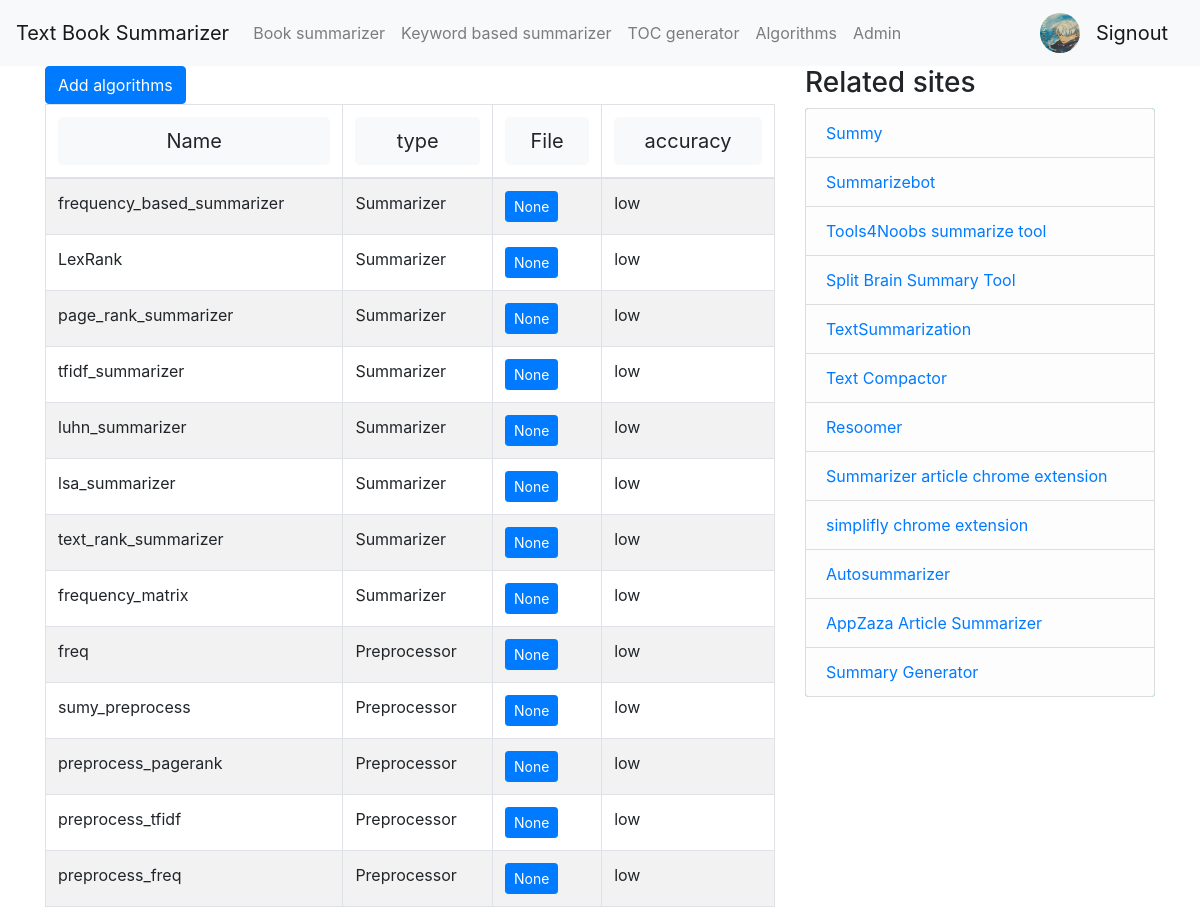
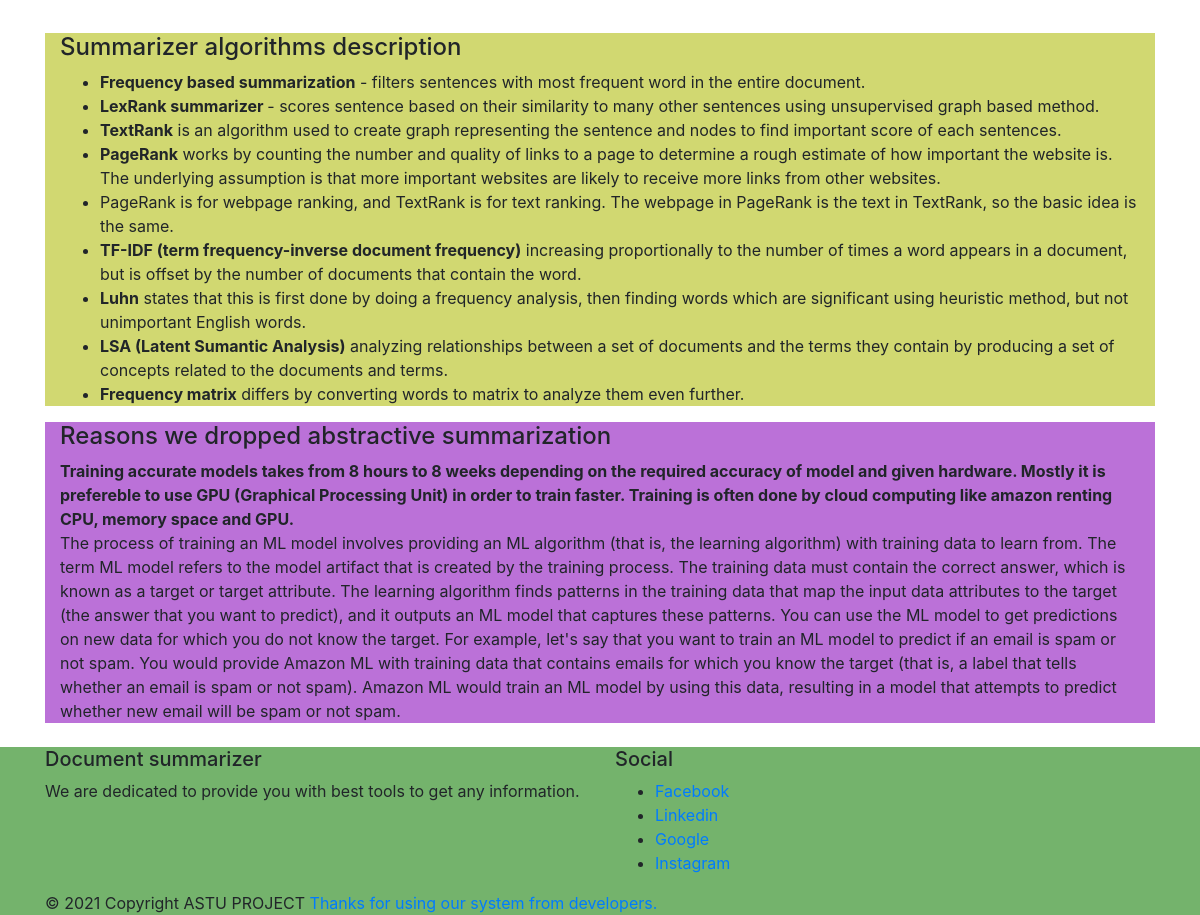
Page /show_model/ (signed in) on the committed database (2 pictures, top to bottom).
### User/models.py (models this page shows, shortened)
class User_profile(models.Model):
    acc_type_choices=(
        ('Sta','Standard'),
        ('Pro','Professional'),
        ('Dev','Developer'),
        ('Adm','Admin')
    )
    user=models.OneToOneField(User,on_delete=models.CASCADE)
    profile=models.ImageField(default='profile/544750.jpg',upload_to='profile')
    acc_type=models.CharField(max_length=3,choices=acc_type_choices,default=acc_type_choices[0][0])

### Summarizers/models.py (models this page shows, shortened)
class PickledModel(models.Model):
    purpose_choice=(
        ('Preprocessor', 'Preprocessor'),
        ('Summarizer', 'Summarizer')
    )
    accuracy_choice=(
        ('low',"Low"),
        ('medium','Medium'),
        ('high','High')
    )
    name = models.CharField(max_length=100, unique=True)
    purpose = models.CharField(max_length=100, choices=purpose_choice)
    file = models.FileField(upload_to="",null=True, blank=True)
    accuracy = models.CharField(max_length=10, choices=accuracy_choice ,default=accuracy_choice[0][0])
    uploaded_by = models.ForeignKey(User, on_delete=models.SET_NULL ,null=True, related_name='model_uploads')
    slug = models.SlugField(max_length=250, unique_for_date='created_at', default=None, null=True)
    created_at = models.DateTimeField(default=timezone.now)
    preprocessor = models.CharField(max_length=250, default='strip')
    default = models.BooleanField(default=False)
    objects = models.Manager()
    summarizer = PickledModelsManager()
    class Meta:
        ordering = ('-purpose',)

### Summarizers/views.py (the view)
    def inner_function(*args, **kwargs):
        request = args[0]
        if request.user.user_profile.acc_type == "Adm":
            return func(*args, **kwargs)
        else:
            messages.warning(request, "You are not authorized to access this page")
            return redirect('Home')

### Processes/views.py (called while the page is built)
def catch_error(func):
    def inner_function(*args, **kwargs):
        try:
            return func(*args, **kwargs)
        except Exception:
            messages.warning(args[0],"error occured")
            return redirect('Home')
    return inner_function

### Summarizers/supporters/get.py (called while the page is built)
def all_models():
    models=PickledModel.objects.all()
    return models

### Summarizers/views.py (called while the page is built)
def privilege(func):
    def inner_function(*args, **kwargs):
        request = args[0]
        if request.user.user_profile.acc_type == "Adm":
            return func(*args, **kwargs)
        else:
            messages.warning(request, "You are not authorized to access this page")
            return redirect('Home')
    return inner_function

@privilege
@login_required
@catch_error
def show_model(request):
    title = "Show algorithms"
    models = get.all_models()
    return render(request, "PickledModel/show_model.html", {"title": title, "models": models})

### static/templates/PickledModel/show_model.html (shortened to what this page needs)
{%extends 'base.html'%}
{%block content%}
{%load static%}
{%block content_header%}
<a href="{%url 'AddModel'%}" class="btn btn-primary">Add algorithms</a>
{%endblock content_header%}
<table class="table table-striped table-bordered"id="sortingTable">
    <thead>
    <tr>
    <th>
      <button onclick="mysortTable(0)" class="btn btn-light btn-lg btn-block">
        Name
      </button>
    </th>
    <th>
      <button onclick="mysortTable(1)" class="btn btn-light btn-lg btn-block">
        type
      </button>
    </th>
    <th>
      <button onclick="mysortTable(2)" class="btn btn-light btn-lg btn-block">
        File
      </button>
    </th>
    <th>
      <button onclick="mysortTable(3)" class="btn btn-light btn-lg btn-block">
        accuracy
      </button>
    </th>
    </tr>
    </thead>
    <tbody>
{%for model in models%}
    <tr>
    <td>{{model.name}}</td>
    <td>{{model.purpose}}</td>
    <td>
      {%if model.file != "" %}
        <a href="{{model.file.url}}" class="btn btn-primary btn-sm">
            Download/view model
        </a>
      {%else%}
      <a href="#" class="btn btn-primary btn-sm">
        None
      </a>
    {%endif%}
    </td>
    <td>{{model.accuracy}}</td>
    </tr>
{%endfor%}
    </tbody>
</table>
{%endblock content%}

### static/templates/base.html (shortened to what this page needs)
<!DOCTYPE html>
{% load static%}
<html lang="en">
    <head>
        <link rel="stylesheet" href="{% static 'css/bootstrap.min.css'%}" ,type="text/css">
        {%load crispy_forms_tags%}
        {%include 'nav.html'%}
    </head>
    <body>
        <div class="container">
            <div class="row">
                <div class="col-md-8">
                    {%block content%}
                    {%endblock content%}
                </div>
                <div class="col-md-4">
                    {%include 'sites.html'%}
                </div>
            </div>
            {%include 'algorithms.html'%}
        </div>
    </body>
    <footer>
        {%include 'footer.html'%}
    </footer>
</html>

### static/templates/nav.html (shortened to what this page needs)
<nav class="navbar navbar-expand-lg navbar-light bg-light">
    <a class="navbar-brand" href="{%url 'Home'%}">Text Book Summarizer</a>
    {%if user.is_authenticated%}
        {% include 'nav_account.html' %}
    {% else %}
        {% include 'nav_noaccount.html'%}
    {% endif %}
</nav>

### static/templates/nav_account.html
<div class="collapse navbar-collapse" id="navbarSupportedContent">
  <ul class="navbar-nav mr-auto">
    <li class="nav-item">
        <a class="nav-link" href="{%url 'UploadSingleBook'%}">Book summarizer</a>
      </li>
    <li class="nav-item">
        <a class="nav-link" href="{%url 'UploadMultipleBook'%}">Keyword based summarizer</a>
    </li>
    <li class="nav-item">
        <a class="nav-link" href="{%url 'UploadBrokenBook'%}">TOC generator</a>
    </li>
    {%if user.user_profile.acc_type == "Adm" %}
    <li class="nav-item">
      <a class="nav-link" href="{%url 'AddModel'%}">Algorithms</a>
    </li>
    <li class="nav-item">
        <a class="nav-link abled" href="/admin">Admin</a>
      </li>
    {%else%}
      <li class="nav-item">
        {{user.superuser}}
      </li>
    {%endif%}
  </ul>
    <div class="content-section">
        <div class="media">
            <a href="{%url 'Profile'%}" class="navbar-brand">
                <img src="{{user.user_profile.profile.url}}" width="40px" height="40px" alt="{{user.user_profile.profile.url}}" class="rounded-circle account-img">
            </a>
        </div>
    </div>
    <a class="navbar-brand" href="{%url 'Signout'%}">Signout</a>
</div>

### static/templates/sites.html
<h3>
    Related sites
</h3>
<ul class = 'list-group' style = "background-color: rgb(74, 235, 95);">
    <li class = "list-group-item list-group-item-light">
        <a href="https://smmry.com/">
            Summy
        </a>
    </li>
    <li class = "list-group-item list-group-item-light">
        <a href="https://www.summarizebot.com/">
            Summarizebot
        </a>
    </li>
    <li class = "list-group-item list-group-item-light">
        <a href="https://www.tools4noobs.com/summarize/">
            Tools4Noobs summarize tool
        </a>
    </li>
    <li class = "list-group-item list-group-item-light">
        <a href="https://www.splitbrain.org/services/ots">
            Split Brain Summary Tool
        </a>
    </li>
    <li class = "list-group-item list-group-item-light">
        <a href="http://textsummarization.net/text-summarizer">
            TextSummarization
        </a>
    </li>
    <li class = "list-group-item list-group-item-light">
        <a href="https://www.textcompactor.com/">
            Text Compactor
        </a>
    </li>
    <li class = "list-group-item list-group-item-light">
        <a href="https://resoomer.com/en/">
            Resoomer
        </a>
    </li>
    <li class = "list-group-item list-group-item-light">
        <a href="https://chrome.google.com/webstore/detail/summarizer/nehmaijilccnklmhkjlmmcnbjobdodhp?hl=en">
            Summarizer article chrome extension
        </a>
    </li>
    <li class = "list-group-item list-group-item-light">
        <a href="https://chrome.google.com/webstore/detail/simplifly/jioeflccmbeaeelfklklmbdjcbdeccnh?hl=en">
            simplifly chrome extension
        </a>
        </li>
        <li class = "list-group-item list-group-item-light">
            <a href="http://autosummarizer.com/index.php">
            Autosummarizer
    </a>
    </li>
    <li class = "list-group-item list-group-item-light">
        <a href="https://appzaza.com/article-summarizer">
        AppZaza Article Summarizer
    </a>
    </li>
    <li class = "list-group-item list-group-item-light">
        <a href="https://summarygenerator.com/">
        Summary Generator
    </a>
    </li>
</ul>

### static/templates/algorithms.html
<br>
<div class="container" style="background-color: rgb(209, 216, 113);">
    <h4>
        Summarizer algorithms description
    </h4>
    <ul>
        <li>
            <b>Frequency based summarization</b>    - filters sentences with most frequent word in the entire document. <br>
        </li>
        <li>
            <b>LexRank summarizer </b>- scores sentence based on their similarity to many other sentences using unsupervised graph based method.<br>
        </li>
        <li>
            <b>TextRank</b> is an algorithm used to create graph representing the sentence and nodes to find important score of each sentences.<br>
        </li>
        <li>
            <b>PageRank</b> works by counting the number and quality of links to a page to determine a rough estimate of how important the website is. The underlying assumption is that more important websites are likely to receive more links from other websites.
        </li>
        <li>
            PageRank is for webpage ranking, and TextRank is for text ranking. The webpage in PageRank is the text in TextRank, so the basic idea is the same.<br>
        </li>
        <li>
            <b>TF-IDF (term frequency-inverse document frequency)</b> increasing proportionally to the number of times a word appears in a document, but is offset by the number of documents that contain the word.<br>
        </li>
        <li>
            <b>Luhn</b> states that this is first done by doing a frequency analysis, then finding words which are significant using heuristic method, but not unimportant English words.<br>
        </li>
        <li>
            <b>LSA (Latent Sumantic Analysis)</b> analyzing relationships between a set of documents and the terms they contain by producing a set of concepts related to the documents and terms.<br>
        </li>
        <li>
            <b>Frequency matrix</b> differs by converting words to matrix to analyze them even further.
        </li>
    </ul>
</div>
<div class="container" style="background-color: rgb(187, 113, 216);">
    <h4>
        Reasons we dropped abstractive summarization
    </h4>
    <b>
        Training accurate models takes from 8 hours to 8 weeks depending on the required accuracy of model and given hardware.
        Mostly it is prefereble to use GPU (Graphical Processing Unit) in order to train faster.
        Training is often done by cloud computing like amazon renting CPU, memory space and GPU.
    </b>
    <br>
    The process of training an ML model involves providing an ML algorithm (that is, the learning algorithm) with training data to learn from.
    The term ML model refers to the model artifact that is created by the training process.
    The training data must contain the correct answer, which is known as a target or target attribute. The learning algorithm finds patterns in the training data that map the input data attributes to the target (the answer that you want to predict), and it outputs an ML model that captures these patterns.
    You can use the ML model to get predictions on new data for which you do not know the target. For example, let's say that you want to train an ML model to predict if an email is spam or not spam. You would provide Amazon ML with training data that contains emails for which you know the target (that is, a label that tells whether an email is spam or not spam). Amazon ML would train an ML model by using this data, resulting in a model that attempts to predict whether new email will be spam or not spam.
</div>
<br>

### static/templates/footer.html (shortened to what this page needs)
{% load static%}
<link rel="stylesheet" href="{% static 'css/bootstrap.min.css'%}">
<footer class="page-footer">
    <div class="container">
        <div class="row">
            <div class="col l6 s12">
                <h5 class="white-text">Document summarizer</h5>
                <p class="grey-text text-lighten-4">We are dedicated to provide you with best tools to get any information.</p>
            </div>
            <div class="col l4 offset-l2 s12">
                <h5 class="white-text">Social</h5>
                <ul>
                    <li><a class="grey-text text-lighten-3" href="http://facebook.com">Facebook</a></li>
                    <li><a class="grey-text text-lighten-3" href="http://linkedin.com">Linkedin</a></li>
                    <li><a class="grey-text text-lighten-3" href="http://google.com">Google</a></li>
                    <li><a class="grey-text text-lighten-3" href="http://instagram.com">Instagram</a></li>
                </ul>
            </div>
        </div>
    </div>
    <div class="footer-copyright">
        <div class="container"> © 2021 Copyright ASTU PROJECT <a class="grey-text text-lighten-4 right" href="#!">Thanks for using our system from developers.</a> </div>
    </div>
</footer>

### static/templates/footer.html (style rules this page uses)
.page-footer { background-color:rgb(116, 179, 108); position: relative; width : 100%; bottom: 0; }

### rows in the picture
PickledModel: name "frequency_based_summarizer", purpose "Summarizer", file "None", accuracy "low"
PickledModel: name "LexRank", purpose "Summarizer", file "None", accuracy "low"
PickledModel: name "page_rank_summarizer", purpose "Summarizer", file "None", accuracy "low"
PickledModel: name "tfidf_summarizer", purpose "Summarizer", file "None", accuracy "low"
PickledModel: name "luhn_summarizer", purpose "Summarizer", file "None", accuracy "low"
PickledModel: name "lsa_summarizer", purpose "Summarizer", file "None", accuracy "low"
PickledModel: name "text_rank_summarizer", purpose "Summarizer", file "None", accuracy "low"
PickledModel: name "frequency_matrix", purpose "Summarizer", file "None", accuracy "low"
PickledModel: name "freq", purpose "Preprocessor", file "None", accuracy "low"
PickledModel: name "sumy_preprocess", purpose "Preprocessor", file "None", accuracy "low"
PickledModel: name "preprocess_pagerank", purpose "Preprocessor", file "None", accuracy "low"
PickledModel: name "preprocess_tfidf", purpose "Preprocessor", file "None", accuracy "low"
PickledModel: name "preprocess_freq", purpose "Preprocessor", file "None", accuracy "low"
